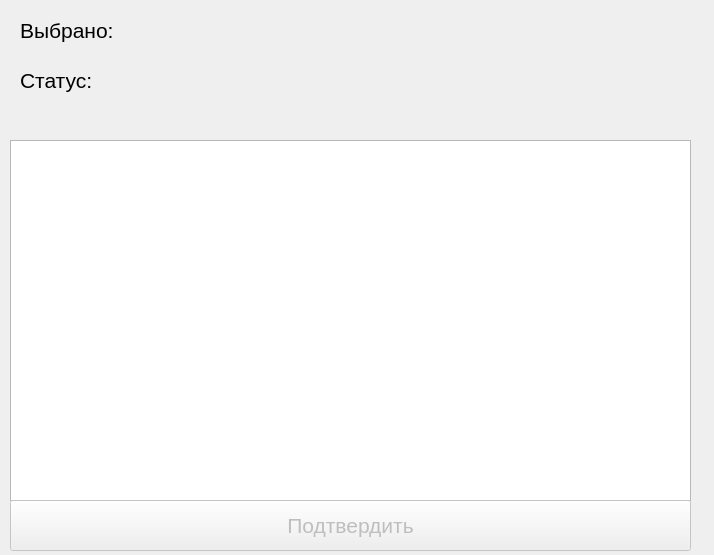
<?xml version="1.0" encoding="UTF-8"?>
<ui version="4.0">
 <class>Dialog</class>
 <widget class="QDialog" name="Dialog">
  <property name="geometry">
   <rect>
    <x>0</x>
    <y>0</y>
    <width>714</width>
    <height>555</height>
   </rect>
  </property>
  <property name="windowTitle">
   <string>Dialog</string>
  </property>
  <widget class="QListWidget" name="main_list">
   <property name="geometry">
    <rect>
     <x>10</x>
     <y>140</y>
     <width>681</width>
     <height>361</height>
    </rect>
   </property>
   <property name="selectionMode">
    <enum>QAbstractItemView::ExtendedSelection</enum>
   </property>
  </widget>
  <widget class="QPushButton" name="confirm_btn">
   <property name="enabled">
    <bool>false</bool>
   </property>
   <property name="geometry">
    <rect>
     <x>10</x>
     <y>500</y>
     <width>681</width>
     <height>51</height>
    </rect>
   </property>
   <property name="font">
    <font>
     <pointsize>16</pointsize>
    </font>
   </property>
   <property name="text">
    <string>Подтвердить</string>
   </property>
  </widget>
  <widget class="QLabel" name="info_label_1">
   <property name="geometry">
    <rect>
     <x>20</x>
     <y>10</y>
     <width>111</width>
     <height>41</height>
    </rect>
   </property>
   <property name="font">
    <font>
     <pointsize>16</pointsize>
    </font>
   </property>
   <property name="text">
    <string>Выбрано:</string>
   </property>
  </widget>
  <widget class="QLabel" name="info_label_2">
   <property name="geometry">
    <rect>
     <x>20</x>
     <y>60</y>
     <width>111</width>
     <height>41</height>
    </rect>
   </property>
   <property name="font">
    <font>
     <pointsize>16</pointsize>
    </font>
   </property>
   <property name="text">
    <string>Статус:</string>
   </property>
  </widget>
  <widget class="QLabel" name="select_info">
   <property name="geometry">
    <rect>
     <x>130</x>
     <y>10</y>
     <width>541</width>
     <height>41</height>
    </rect>
   </property>
   <property name="font">
    <font>
     <pointsize>16</pointsize>
    </font>
   </property>
   <property name="text">
    <string/>
   </property>
  </widget>
  <widget class="QLabel" name="status_info">
   <property name="geometry">
    <rect>
     <x>130</x>
     <y>60</y>
     <width>541</width>
     <height>41</height>
    </rect>
   </property>
   <property name="font">
    <font>
     <pointsize>16</pointsize>
    </font>
   </property>
   <property name="text">
    <string/>
   </property>
  </widget>
 </widget>
 <resources/>
 <connections/>
</ui>
